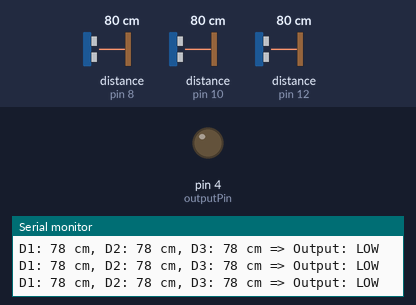
Bench run of a sketch on a simulated Arduino Uno, built with avr-gcc and run on an emulated ATmega328P. Parts: output pins drawn as LEDs (lit = HIGH), the last lines printed to the serial monitor. Wiring (inferred from the names in the program): 3 × ultrasonic range finder: trigger pin 7, echo pin 8 / trigger pin 9, echo pin 10 / trigger pin 11, echo pin 12. The inputs (shaded band) are chosen by the test bench; at power-on: distance to the obstacle (sensors on pin 8, pin 10, pin 12) 80 cm. The echo pulse lasts 58.3 µs per cm; pins used as bus, display or sensor lines are not drawn.

Above: at 1.2 s.
1.3 s: distance to the obstacle (sensor on pin 8) set to 34 cm
2.8 s: distance to the obstacle (sensor on pin 8) set to 27 cm
At 3.3 s:
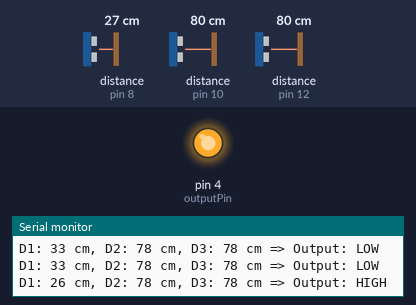
10.5 s: distance to the obstacle (sensor on pin 8) set to 120 cm
At 11.5 s:
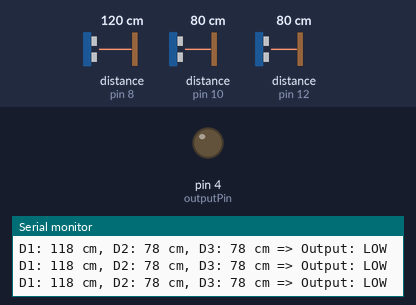
12.3 s: distance to the obstacle (sensor on pin 8) set to 2 cm
At 13.0 s:
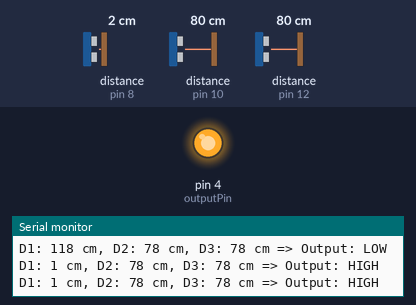
Timing chart, 0 to 15.2 s (numbered marks = the images above; inputs shaded):
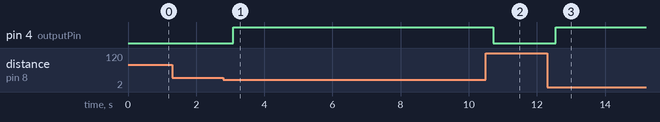

The sketch:

arduino_code.ino
```cpp
// Ultrasonic Sensor Pins
const int trig1 = 7;
const int echo1 = 8;

const int trig2 = 9;
const int echo2 = 10;

const int trig3 = 11;
const int echo3 = 12;

const int outputPin = 4;  // Output pin (5V signal)

long readDistanceCM(int trigPin, int echoPin) {
  digitalWrite(trigPin, LOW);
  delayMicroseconds(2);
  digitalWrite(trigPin, HIGH);
  delayMicroseconds(10);
  digitalWrite(trigPin, LOW);

  long duration = pulseIn(echoPin, HIGH, 30000); // Timeout after 30ms
  long distance = duration * 0.034 / 2; // Convert to cm
  return distance;
}

void setup() {
  pinMode(trig1, OUTPUT);
  pinMode(echo1, INPUT);

  pinMode(trig2, OUTPUT);
  pinMode(echo2, INPUT);

  pinMode(trig3, OUTPUT);
  pinMode(echo3, INPUT);

  pinMode(outputPin, OUTPUT);
  digitalWrite(outputPin, LOW);

  Serial.begin(9600); // Start Serial Monitor
}

void loop() {
  long d1 = readDistanceCM(trig1, echo1);
  delay(50);

  long d2 = readDistanceCM(trig2, echo2);
  delay(50);

  long d3 = readDistanceCM(trig3, echo3);
  delay(50);

  bool triggerOutput = (d1 < 30 || d2 < 30 || d3 < 30);
  digitalWrite(outputPin, triggerOutput ? HIGH : LOW);

  // Print distances and output state in one row
  Serial.print("D1: ");
  Serial.print(d1);
  Serial.print(" cm, D2: ");
  Serial.print(d2);
  Serial.print(" cm, D3: ");
  Serial.print(d3);
  Serial.print(" cm => Output: ");
  Serial.println(triggerOutput ? "HIGH" : "LOW");

  delay(200);
}
```

Measured:
- the behaviour switches between 31 and 30 cm on distance to the obstacle (sensor on pin 8) (found by bisection; images 0 and 1)
- after the input at 2.8 s, pin 4 (outputPin): LOW → HIGH after 0.28 s
- after the input at 10.5 s, pin 4 (outputPin): HIGH → LOW after 0.21 s
- after the input at 12.3 s, pin 4 (outputPin): LOW → HIGH after 0.25 s
